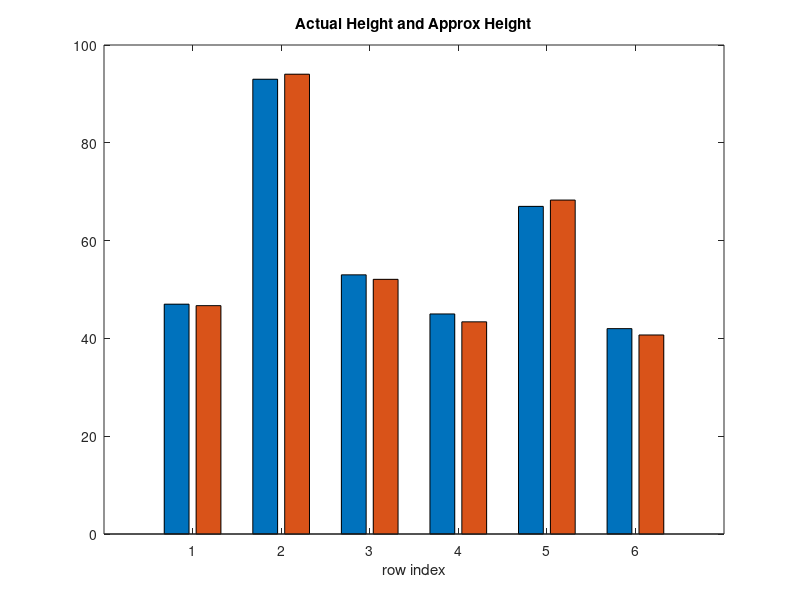

This chart was generated by the following MATLAB code: (Note: this script raises an error after producing the figure.)
A1 = [47,15;93,35;53,15;45,10;67,27;42,10];
[U, S, V] = svd(A1);
disp(S);
res = S(1,1) * U(:,1) * V(:,1)';
disp(res);
disp(A1);

a = norm(res-A1) / norm(A1);
disp(a);

figure();
height = [47,46.70;93,94.03;53,52.08;45,43.39;67,68.29;42,40.70];
b = bar(height);
title("Actual Height and Approx Height");
xlabel("row index");

xtips1 = b(1).XEndPoints;
ytips1 = b(1).YEndPoints;
labels1 = string(b(1).YData);
text(xtips1,ytips1,labels1,'HorizontalAlignment','center',...
    'VerticalAlignment','bottom');
xtips2 = b(2).XEndPoints;
ytips2 = b(2).YEndPoints;
labels2 = string(b(2).YData);
text(xtips2,ytips2,labels2,'HorizontalAlignment','center',...
    'VerticalAlignment','bottom');
legend(b, {'Actual', 'Approx'});

figure();
weight = [15 15.88;35 31.97 ;15 17.70;10 14.75;27 23.21;10 13.83];
w = bar(weight);
title("Actual Weight and Approx Weight");
xlabel("row index");

xtips1 = w(1).XEndPoints;
ytips1 = w(1).YEndPoints;
labels1 = string(w(1).YData);
text(xtips1,ytips1,labels1,'HorizontalAlignment','center',...
    'VerticalAlignment','bottom');
xtips2 = w(2).XEndPoints;
ytips2 = w(2).YEndPoints;
labels2 = string(w(2).YData);
text(xtips2,ytips2,labels2,'HorizontalAlignment','center',...
    'VerticalAlignment','bottom');
legend(w, {'Actual', 'Approx'});